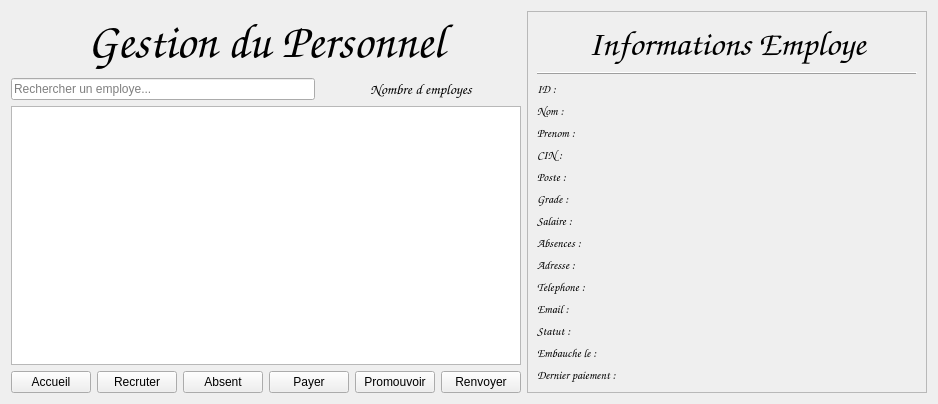
      <widget class="QWidget" name="page_3">
       <layout class="QGridLayout" name="gridLayout_8">
        <item row="0" column="0">
         <widget class="QLabel" name="label_29">
          <property name="font">
           <font>
            <family>Z003</family>
            <pointsize>36</pointsize>
            <weight>75</weight>
            <italic>true</italic>
            <bold>true</bold>
           </font>
          </property>
          <property name="text">
           <string>Gestion du Personnel</string>
          </property>
          <property name="alignment">
           <set>Qt::AlignCenter</set>
          </property>
         </widget>
        </item>
        <item row="0" column="1" rowspan="4">
         <widget class="QFrame" name="frame_10">
          <property name="minimumSize">
           <size>
            <width>400</width>
            <height>0</height>
           </size>
          </property>
          <property name="frameShape">
           <enum>QFrame::StyledPanel</enum>
          </property>
          <property name="frameShadow">
           <enum>QFrame::Raised</enum>
          </property>
          <layout class="QGridLayout" name="gridLayout_14">
           <item row="2" column="0">
            <layout class="QHBoxLayout" name="horizontalLayout_6">
             <item>
              <layout class="QVBoxLayout" name="verticalLayout_2">
               <item>
                <widget class="QLabel" name="label_48">
                 <property name="font">
                  <font>
                   <family>Comic Sans MS</family>
                  </font>
                 </property>
                 <property name="text">
                  <string>ID :</string>
                 </property>
                </widget>
               </item>
               <item>
                <widget class="QLabel" name="label_38">
                 <property name="font">
                  <font>
                   <family>Comic Sans MS</family>
                  </font>
                 </property>
                 <property name="text">
                  <string>Nom :</string>
                 </property>
                </widget>
               </item>
               <item>
                <widget class="QLabel" name="label_49">
                 <property name="font">
                  <font>
                   <family>Comic Sans MS</family>
                  </font>
                 </property>
                 <property name="text">
                  <string>Prenom :</string>
                 </property>
                </widget>
               </item>
               <item>
                <widget class="QLabel" name="label_52">
                 <property name="font">
                  <font>
                   <family>Comic Sans MS</family>
                  </font>
                 </property>
                 <property name="text">
                  <string>CIN :</string>
                 </property>
                </widget>
               </item>
               <item>
                <widget class="QLabel" name="label_50">
                 <property name="font">
                  <font>
                   <family>Comic Sans MS</family>
                  </font>
                 </property>
                 <property name="text">
                  <string>Poste :</string>
                 </property>
                </widget>
               </item>
               <item>
                <widget class="QLabel" name="label_39">
                 <property name="font">
                  <font>
                   <family>Comic Sans MS</family>
                  </font>
                 </property>
                 <property name="text">
                  <string>Grade :</string>
                 </property>
                </widget>
               </item>
               <item>
                <widget class="QLabel" name="label_40">
                 <property name="font">
                  <font>
                   <family>Comic Sans MS</family>
                  </font>
                 </property>
                 <property name="text">
                  <string>Salaire :</string>
                 </property>
                </widget>
               </item>
               <item>
                <widget class="QLabel" name="label_41">
                 <property name="font">
                  <font>
                   <family>Comic Sans MS</family>
                  </font>
                 </property>
                 <property name="text">
                  <string>Absences :</string>
                 </property>
                </widget>
               </item>
               <item>
                <widget class="QLabel" name="label_44">
                 <property name="font">
                  <font>
                   <family>Comic Sans MS</family>
                  </font>
                 </property>
                 <property name="text">
                  <string>Adresse :</string>
                 </property>
                </widget>
               </item>
               <item>
                <widget class="QLabel" name="label_45">
                 <property name="font">
                  <font>
                   <family>Comic Sans MS</family>
                  </font>
                 </property>
                 <property name="text">
                  <string>Telephone :</string>
                 </property>
                </widget>
               </item>
               <item>
                <widget class="QLabel" name="label_46">
                 <property name="font">
                  <font>
                   <family>Comic Sans MS</family>
                  </font>
                 </property>
                 <property name="text">
                  <string>Email :</string>
                 </property>
                </widget>
               </item>
               <item>
                <widget class="QLabel" name="label_42">
                 <property name="font">
                  <font>
                   <family>Comic Sans MS</family>
                  </font>
                 </property>
                 <property name="text">
                  <string>Statut :</string>
                 </property>
                </widget>
               </item>
               <item>
                <widget class="QLabel" name="label_47">
                 <property name="font">
                  <font>
                   <family>Comic Sans MS</family>
                  </font>
                 </property>
                 <property name="text">
                  <string>Embauche le :</string>
                 </property>
                </widget>
               </item>
               <item>
                <widget class="QLabel" name="label_43">
                 <property name="font">
                  <font>
                   <family>Comic Sans MS</family>
                  </font>
                 </property>
                 <property name="text">
                  <string>Dernier paiement :</string>
                 </property>
                </widget>
               </item>
              </layout>
             </item>
             <item>
              <layout class="QVBoxLayout" name="verticalLayout_3">
               <item>
                <widget class="QLabel" name="info_1">
                 <property name="font">
                  <font>
                   <weight>75</weight>
                   <bold>true</bold>
                  </font>
                 </property>
                 <property name="text">
                  <string/>
                 </property>
                </widget>
               </item>
               <item>
                <widget class="QLabel" name="info_2">
                 <property name="font">
                  <font>
                   <weight>75</weight>
                   <bold>true</bold>
                  </font>
                 </property>
                 <property name="text">
                  <string/>
                 </property>
                </widget>
               </item>
               <item>
                <widget class="QLabel" name="info_3">
                 <property name="font">
                  <font>
                   <weight>75</weight>
                   <bold>true</bold>
                  </font>
                 </property>
                 <property name="text">
                  <string/>
                 </property>
                </widget>
               </item>
               <item>
                <widget class="QLabel" name="info_4">
                 <property name="font">
                  <font>
                   <weight>75</weight>
                   <bold>true</bold>
                  </font>
                 </property>
                 <property name="text">
                  <string/>
                 </property>
                </widget>
               </item>
               <item>
                <widget class="QLabel" name="info_5">
                 <property name="font">
                  <font>
                   <weight>75</weight>
                   <bold>true</bold>
                  </font>
                 </property>
                 <property name="text">
                  <string/>
                 </property>
                </widget>
               </item>
               <item>
                <widget class="QLabel" name="info_13">
                 <property name="font">
                  <font>
                   <weight>75</weight>
                   <bold>true</bold>
                  </font>
                 </property>
                 <property name="text">
                  <string/>
                 </property>
                </widget>
               </item>
               <item>
                <widget class="QLabel" name="info_6">
                 <property name="font">
                  <font>
                   <weight>75</weight>
                   <bold>true</bold>
                  </font>
                 </property>
                 <property name="text">
                  <string/>
                 </property>
                </widget>
               </item>
               <item>
                <widget class="QLabel" name="info_11">
                 <property name="font">
                  <font>
                   <weight>75</weight>
                   <bold>true</bold>
                  </font>
                 </property>
                 <property name="text">
                  <string/>
                 </property>
                </widget>
               </item>
               <item>
                <widget class="QLabel" name="info_8">
                 <property name="font">
                  <font>
                   <weight>75</weight>
                   <bold>true</bold>
                  </font>
                 </property>
                 <property name="text">
                  <string/>
                 </property>
                </widget>
               </item>
               <item>
                <widget class="QLabel" name="info_9">
                 <property name="font">
                  <font>
                   <weight>75</weight>
                   <bold>true</bold>
                  </font>
                 </property>
                 <property name="text">
                  <string/>
                 </property>
                </widget>
               </item>
               <item>
                <widget class="QLabel" name="info_10">
                 <property name="font">
                  <font>
                   <weight>75</weight>
                   <bold>true</bold>
                  </font>
                 </property>
                 <property name="styleSheet">
                  <string notr="true"/>
                 </property>
                 <property name="text">
                  <string/>
                 </property>
                </widget>
               </item>
               <item>
                <widget class="QLabel" name="info_12">
                 <property name="font">
                  <font>
                   <weight>75</weight>
                   <bold>true</bold>
                  </font>
                 </property>
                 <property name="text">
                  <string/>
                 </property>
                </widget>
               </item>
               <item>
                <widget class="QLabel" name="info_7">
                 <property name="font">
                  <font>
                   <weight>75</weight>
                   <bold>true</bold>
                  </font>
                 </property>
                 <property name="text">
                  <string/>
                 </property>
                </widget>
               </item>
               <item>
                <widget class="QLabel" name="info_14">
                 <property name="font">
                  <font>
                   <weight>75</weight>
                   <bold>true</bold>
                  </font>
                 </property>
                 <property name="text">
                  <string/>
                 </property>
                </widget>
               </item>
              </layout>
             </item>
            </layout>
           </item>
           <item row="1" column="0">
            <widget class="Line" name="line_4">
             <property name="minimumSize">
              <size>
               <width>0</width>
               <height>0</height>
              </size>
             </property>
             <property name="frameShadow">
              <enum>QFrame::Raised</enum>
             </property>
             <property name="lineWidth">
              <number>1</number>
             </property>
             <property name="orientation">
              <enum>Qt::Horizontal</enum>
             </property>
            </widget>
           </item>
           <item row="0" column="0">
            <widget class="QLabel" name="label_37">
             <property name="maximumSize">
              <size>
               <width>16777215</width>
               <height>50</height>
              </size>
             </property>
             <property name="font">
              <font>
               <family>Z003</family>
               <pointsize>26</pointsize>
               <weight>75</weight>
               <italic>true</italic>
               <bold>true</bold>
              </font>
             </property>
             <property name="styleSheet">
              <string notr="true"/>
             </property>
             <property name="text">
              <string>Informations Employe</string>
             </property>
             <property name="alignment">
              <set>Qt::AlignCenter</set>
             </property>
            </widget>
           </item>
          </layout>
         </widget>
        </item>
        <item row="1" column="0">
         <layout class="QHBoxLayout" name="horizontalLayout_7">
          <item>
           <widget class="QLineEdit" name="recherche_emp">
            <property name="minimumSize">
             <size>
              <width>0</width>
              <height>0</height>
             </size>
            </property>
            <property name="maximumSize">
             <size>
              <width>16777215</width>
              <height>16777215</height>
             </size>
            </property>
            <property name="placeholderText">
             <string>Rechercher un employe...</string>
            </property>
           </widget>
          </item>
          <item>
           <widget class="QLabel" name="nb_employer">
            <property name="minimumSize">
             <size>
              <width>200</width>
              <height>0</height>
             </size>
            </property>
            <property name="maximumSize">
             <size>
              <width>200</width>
              <height>16777215</height>
             </size>
            </property>
            <property name="font">
             <font>
              <family>Comic Sans MS</family>
              <pointsize>11</pointsize>
              <weight>50</weight>
              <italic>false</italic>
              <bold>false</bold>
             </font>
            </property>
            <property name="text">
             <string>Nombre d employes</string>
            </property>
            <property name="alignment">
             <set>Qt::AlignCenter</set>
            </property>
            <property name="indent">
             <number>7</number>
            </property>
           </widget>
          </item>
         </layout>
        </item>
        <item row="2" column="0">
         <widget class="QTableWidget" name="tableWidget_employees">
         </widget>
        </item>
        <item row="3" column="0">
         <layout class="QHBoxLayout" name="horizontalLayout_5">
          <item>
           <widget class="QPushButton" name="btn_home_2">
            <property name="text">
             <string>Accueil</string>
            </property>
           </widget>
          </item>
          <item>
           <widget class="QPushButton" name="btn_add_emp">
            <property name="text">
             <string>Recruter</string>
            </property>
           </widget>
          </item>
          <item>
           <widget class="QPushButton" name="btn_presence">
            <property name="text">
             <string>Absent</string>
            </property>
           </widget>
          </item>
          <item>
           <widget class="QPushButton" name="btn_payer">
            <property name="text">
             <string>Payer</string>
            </property>
           </widget>
          </item>
          <item>
           <widget class="QPushButton" name="btn_modifier_grade">
            <property name="text">
             <string>Promouvoir</string>
            </property>
           </widget>
          </item>
          <item>
           <widget class="QPushButton" name="btn_renvoyer">
            <property name="text">
             <string>Renvoyer</string>
            </property>
           </widget>
          </item>
         </layout>
        </item>
       </layout>
      </widget>
